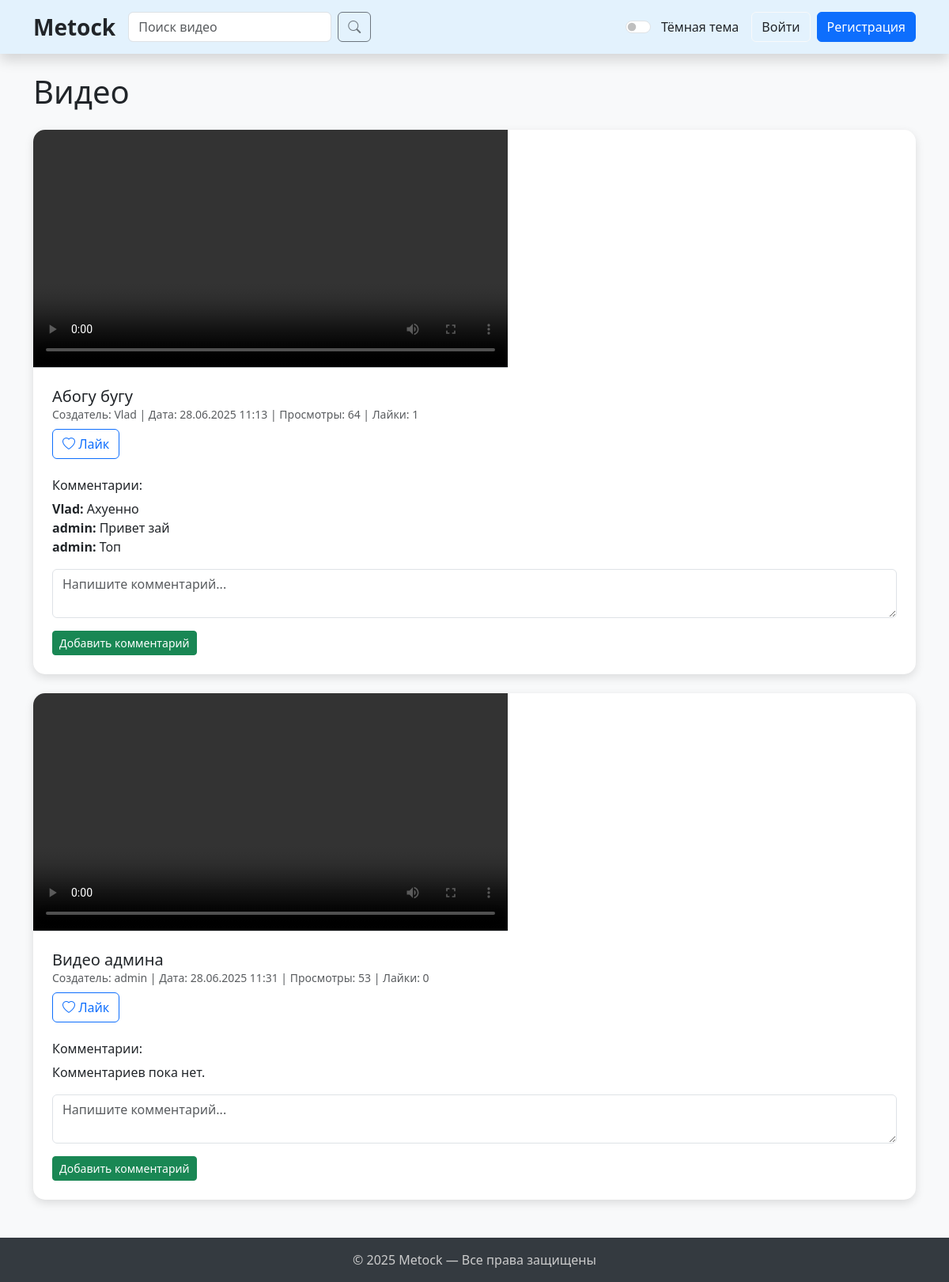
The page / on the database its author committed.
### services/models.py (models this page shows, shortened)
class Video(models.Model):
    id = models.AutoField(primary_key=True)
    creator = models.ForeignKey(User, on_delete=models.CASCADE, null=False)
    description = models.CharField('Описание', max_length=100, blank=True)
    video_file = models.FileField(upload_to='videos/', null=False)
    created_date = models.DateTimeField(auto_now_add=True)
    comments = models.ManyToManyField(Comments, blank=True)
    likes = models.ManyToManyField(User, blank=True, related_name='liked_videos')
    count_views = models.IntegerField(default=0)
    class Meta:
        verbose_name = 'Видео'
        verbose_name_plural = 'Видео'

class Comments(models.Model):
    id = models.AutoField(primary_key=True)
    user = models.ForeignKey(User, on_delete=models.CASCADE, null=False)
    text = models.TextField('Комментарии', null=False)
    created_date = models.DateTimeField(auto_now_add=True)
    class Meta:
        unique_together = ('user', 'text')
        verbose_name = 'Комментарий'
        verbose_name_plural = 'Комментарии'

### services/views.py (the view)
# urls.py: path('', VideosListView.as_view(), name='video_view'),
class VideosListView(ListView):
    model = Video
    template_name = 'services/home.html'
    context_object_name = 'videos'
    def get_queryset(self):
        queryset = super().get_queryset()
        query = self.request.GET.get('q')
        if query:
            queryset = queryset.filter(description__icontains=query)
        for video in queryset:
            video.count_views += 1
            video.save()
        return queryset

### services/templates/services/home.html (shortened to what this page needs)
{% extends 'services/base.html' %}
{% block content %}
<h1 class="mb-4">Видео</h1>
{% if videos %}
    {% for video in videos %}
        <div class="video-card mb-4">
            <video controls preload="metadata"
                   class="w-100"
                   style="max-width: 600px; height: auto;"
                   poster="{% if video.thumbnail %}{{ video.thumbnail.url }}{% endif %}">
                <source src="{{ video.video_file.url }}" type="video/mp4" />
            </video>
            <div class="card-body">
                <h5 class="card-title">{{ video.description|default:"Без описания" }}</h5>
                <p class="card-text text-muted small mb-2">
                    Создатель: {{ video.creator.username }} |
                    Дата: {{ video.created_date|date:"d.m.Y H:i" }} |
                    Просмотры: {{ video.count_views }} |
                    Лайки: <span class="likes-count" data-video-id="{{ video.id }}">{{ video.likes.count }}</span>
                </p>
                <button class="btn btn-outline-primary btn-like"
                        data-video-id="{{ video.id }}">
                    {% if user in video.likes.all %}
                        <i class="bi bi-heart-fill"></i> Убрать лайк
                    {% else %}
                        <i class="bi bi-heart"></i> Лайк
                    {% endif %}
                </button>
                <h6 class="mt-4">Комментарии:</h6>
                <ul class="comment-list list-unstyled">
                    {% for comment in video.comments.all %}
                        <li><strong>{{ comment.user.username }}:</strong> {{ comment.text }}</li>
                    {% empty %}
                        <li>Комментариев пока нет.</li>
                    {% endfor %}
                </ul>
                <form method="post" action="{% url 'add_comment' video.id %}" class="mt-3">
                    <div class="mb-3">
                        <textarea name="text" class="form-control" placeholder="Напишите комментарий..." required rows="2"></textarea>
                    </div>
                    <button type="submit" class="btn btn-success btn-sm">Добавить комментарий</button>
                </form>
            </div>
        </div>
    {% endfor %}
{% else %}
    <p class="text-muted">Пока нет доступных видео.</p>
{% endif %}
{% endblock %}

### services/templates/services/base.html (shortened to what this page needs)
{% load static %}
<!DOCTYPE html>
<html lang="ru">
<head>
    <link href="https://cdn.jsdelivr.net/npm/bootstrap@5.3.3/dist/css/bootstrap.min.css" rel="stylesheet" />
    <link href="https://cdn.jsdelivr.net/npm/bootstrap-icons@1.10.5/font/bootstrap-icons.css" rel="stylesheet" />
</head>
<body>
<nav class="navbar navbar-expand-lg mb-4 shadow">
    <div class="container">
        <a class="navbar-brand" href="{% url 'video_view' %}">Metock</a>
        <div class="collapse navbar-collapse" id="navbarNav">
            <form class="d-flex me-3" action="{% url 'video_view' %}" method="get">
                <input class="form-control me-2" type="search" name="q" placeholder="Поиск видео" aria-label="Поиск" value="{{ request.GET.q }}">
                <button class="btn btn-outline-secondary" type="submit"><i class="bi bi-search"></i></button>
            </form>
            <ul class="navbar-nav ms-auto align-items-center">
                <li class="nav-item me-3 d-flex align-items-center">
                  <label class="form-check form-switch mb-0" title="Переключить тему">
                    <input type="checkbox" class="form-check-input" id="theme-toggle-switch" />
                    <span class="form-check-label">Тёмная тема</span>
                  </label>
                </li>
                {% if user.is_authenticated %}
                    <li class="nav-item me-2">
                        <span class="nav-link">Привет, {{ user.username }}!</span>
                    </li>
                    <li class="nav-item me-2">
                        <a href="{% url 'video_create' %}" class="btn btn-primary">Добавить видео</a>
                    </li>
                    <li class="nav-item">
                        <a href="{% url 'logout' %}" class="btn btn-outline-light">Выйти</a>
                    </li>
                {% else %}
                    <li class="nav-item me-2">
                        <a href="{% url 'login' %}" class="btn btn-outline-light">Войти</a>
                    </li>
                    <li class="nav-item">
                      <a href="{% url 'register' %}" class="btn btn-primary">Регистрация</a>
                    </li>
                {% endif %}
            </ul>
        </div>
    </div>
</nav>
<div class="container">
    {% block content %}{% endblock %}
</div>
<footer class="footer">
    <div class="container">
        &copy; 2025 Metock — Все права защищены
    </div>
</footer>
</body>
</html>

### services/templates/services/base.html (style rules this page uses)
body { background-color: #f8f9fa; color: #212529; }
.navbar { background-color: #e3f2fd; }
.navbar-brand { font-weight: bold; font-size: 1.75rem; color: #212529; }
.nav-link, .btn-outline-light { color: #212529; }
.video-card { box-shadow: 0 4px 12px rgba(0,0,0,0.12); border-radius: 15px; background-color: #fff; margin-bottom: 2rem; overflow: hidden; transition: transform 0.2s ease, background-color 0.3s ease, box-shadow 0.3s ease; }
.video-card video { width: 100%; display: block; border-bottom: 1px solid #dee2e6; }
.video-card .card-body { padding: 1.5rem; }
.footer { margin-top: 3rem; padding: 1rem 0; background-color: #343a40; color: #ccc; text-align: center; transition: background-color 0.3s ease, color 0.3s ease; }
.form-switch .form-check-input { cursor: pointer; }
.form-switch .form-check-label { user-select: none; margin-left: 0.3rem; color: inherit; }

### rows shown on the page
Video: description "Абогу бугу", creator.username "Vlad", created_date "28.06.2025 11:13", count_views "64", likes.count "1", shows "Лайк"
Comments: user.username "Vlad", text "Ахуенно"
Comments: user.username "admin", text "Привет зай"
Comments: user.username "admin", text "Топ"
Video: description "Видео админа", creator.username "admin", created_date "28.06.2025 11:31", count_views "53", likes.count "0", shows "Лайк"
